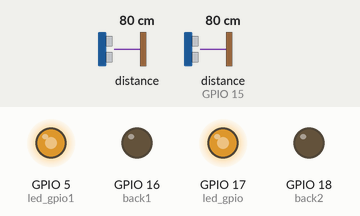
A sketch run on a simulated ESP32. Shown: output pins drawn as LEDs (lit = HIGH). Inputs (shaded band) come from the test bench; at power-on: distance to the obstacle 80 cm, distance to the obstacle (sensor on GPIO 15) 80 cm. The echo pulse lasts 58.3 µs per cm; what the sketch prints to the serial monitor is not drawn.

Above: at 1.2 s.
1.3 s: distance to the obstacle (sensor 0) set to 23 cm
2.8 s: distance to the obstacle (sensor 0) set to 18 cm
At 3.6 s:
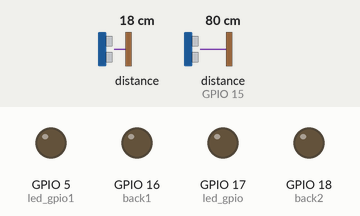
4.3 s: distance to the obstacle (sensor 0) set to 13 cm
At 4.8 s:
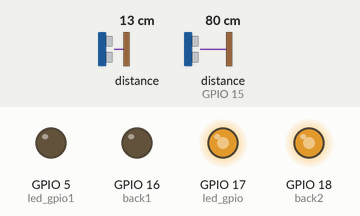
Timing chart, 0 to 7.3 s (numbered marks = the images above; inputs shaded):
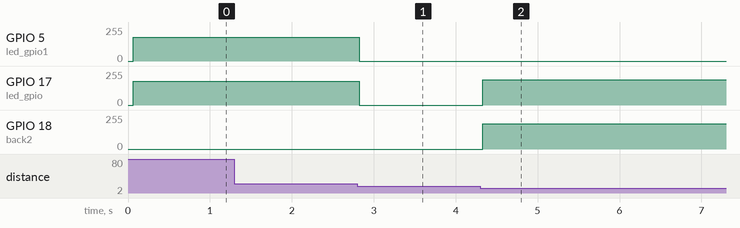

Measured:
- the behaviour switches between 21 and 20 cm on distance to the obstacle (sensor 0) (found by bisection; images 0 and 1)
- the behaviour switches between 15 and 14 cm on distance to the obstacle (sensor 0) (found by bisection; images 1 and 2)
- after the input at 1.3 s, every drawn part: stays the same
- after the input at 2.8 s, GPIO 5 (led_gpio1), GPIO 17 (led_gpio): 179/255 → 0/255 at once
- after the input at 4.3 s, GPIO 17 (led_gpio), GPIO 18 (back2): 0/255 → 189/255 at once

The sketch:

maze.ino
```cpp
#include "Adafruit_VL53L0X.h"
#include <Arduino.h>
#include <Wire.h>
#include <Adafruit_GFX.h>
#include <Adafruit_SSD1306.h>
#include <hcsr04.h>
#include <ESP32Servo.h>
#include <hcsr04.h>

#define TRIG_PIN 2
#define ECHO_PIN 15


Adafruit_VL53L0X lox = Adafruit_VL53L0X();
HCSR04 left_dist_sensor(TRIG_PIN, ECHO_PIN, 20, 4000);

const byte led_gpio = 17; // the PWM pin the LED is attached to
const byte led_gpio1 = 5; // the PWM pin the LED is attached to

const byte back1 = 16; // the PWM pin the LED is attached to
const byte back2 = 18; // the PWM pin the LED is attached to


long duration;
float distanceCm;

bool checked = false;

// the setup routine runs once when you press reset:
void setup() {
  Serial.begin(115200);

  ledcAttachPin(led_gpio, 0); // assign a led pins to a channel
  ledcAttachPin(led_gpio1, 1); // assign a led pins to a channel
  ledcAttachPin(back1, 2); // assign a led pins to a channel
  ledcAttachPin(back2, 3); // assign a led pins to a channel

  // Initialize channels
  // channels 0-15, resolution 1-16 bits, freq limits depend on resolution
  // ledcSetup(uint8_t channel, uint32_t freq, uint8_t resolution_bits);
  ledcSetup(0, 4000, 8); // 12 kHz PWM, 8-bit resolution
  ledcSetup(1, 4000, 8); // 12 kHz PWM, 8-bit resolution
  ledcSetup(2, 4000, 8); // 12 kHz PWM, 8-bit resolution
  ledcSetup(3, 4000, 8); // 12 kHz PWM, 8-bit resolution


  // wait until serial port opens for native USB devices
  while (! Serial) {
    delay(1);
  }
  //------Distance Sensor Test----------

    if (!lox.begin()) {
    Serial.println(F("Failed to boot VL53L0X"));
    while (1);
    }
}

// the loop routine runs over and over again forever:
void loop() {


    VL53L0X_RangingMeasurementData_t measure;
    Serial.print("Reading a measurement... ");
    lox.rangingTest(&measure, false);

    if (measure.RangeMilliMeter > 200) {
        lox.rangingTest(&measure, false);

        goForward(180);
    } else {
        stopCar();
        if (getDistanceL() < 100) {
        while (measure.RangeMilliMeter < 150) { // rotation algorithm
            turnRight(190);
            lox.rangingTest(&measure, false);

            delay(50);
        }
        } else {
        while (measure.RangeMilliMeter < 150  ) { // rotation algorithm
            turnLeft(190);
            lox.rangingTest(&measure, false);

            delay(50);
        }
        }
    }


  }


int goForward(int speed) {
  ledcWrite(0, speed);
  ledcWrite(1, speed);
  ledcWrite(2, 0);
  ledcWrite(3, 0);
}

int goBack(int speed) {
  ledcWrite(0, 0);
  ledcWrite(1, 0);
  ledcWrite(2, speed);
  ledcWrite(3, speed);
}

int turnLeft(int speed) {
  ledcWrite(0, speed);
  ledcWrite(1, 0);
  ledcWrite(2, 0);
  ledcWrite(3, speed);
}

int turnRight(int speed) {
  ledcWrite(0, 0);
  ledcWrite(1, speed);
  ledcWrite(2, speed);
  ledcWrite(3, 0);
}

int stopCar() {
  ledcWrite(0, 0);
  ledcWrite(1, 0);
  ledcWrite(2, 0);
  ledcWrite(3, 0);
}

int getDistanceL() {
  return left_dist_sensor.distanceInMillimeters();
}


int displayDistance() {
  VL53L0X_RangingMeasurementData_t measure;


  lox.rangingTest(&measure, false); // pass in 'true' to get debug data printout!

}
```
